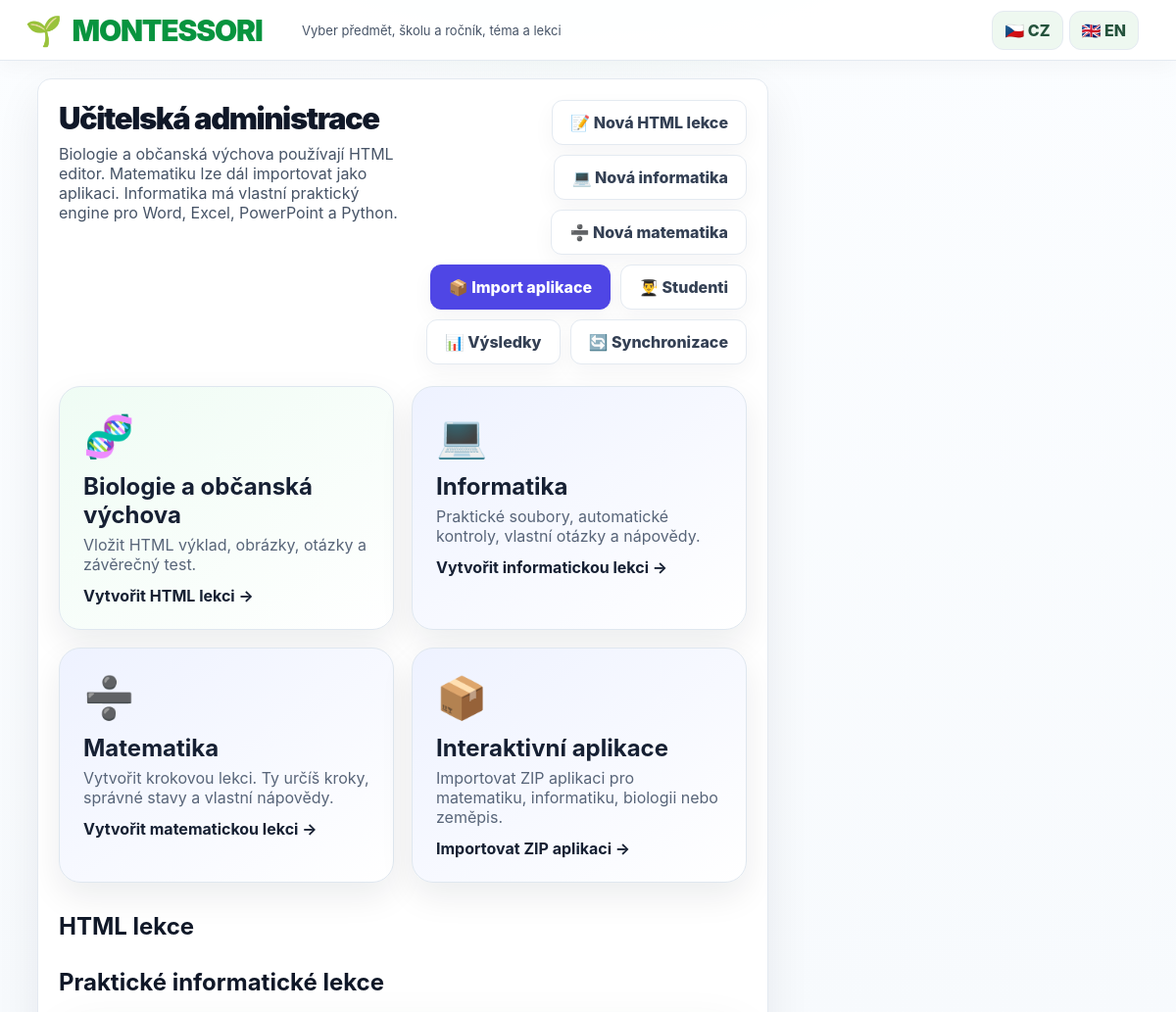
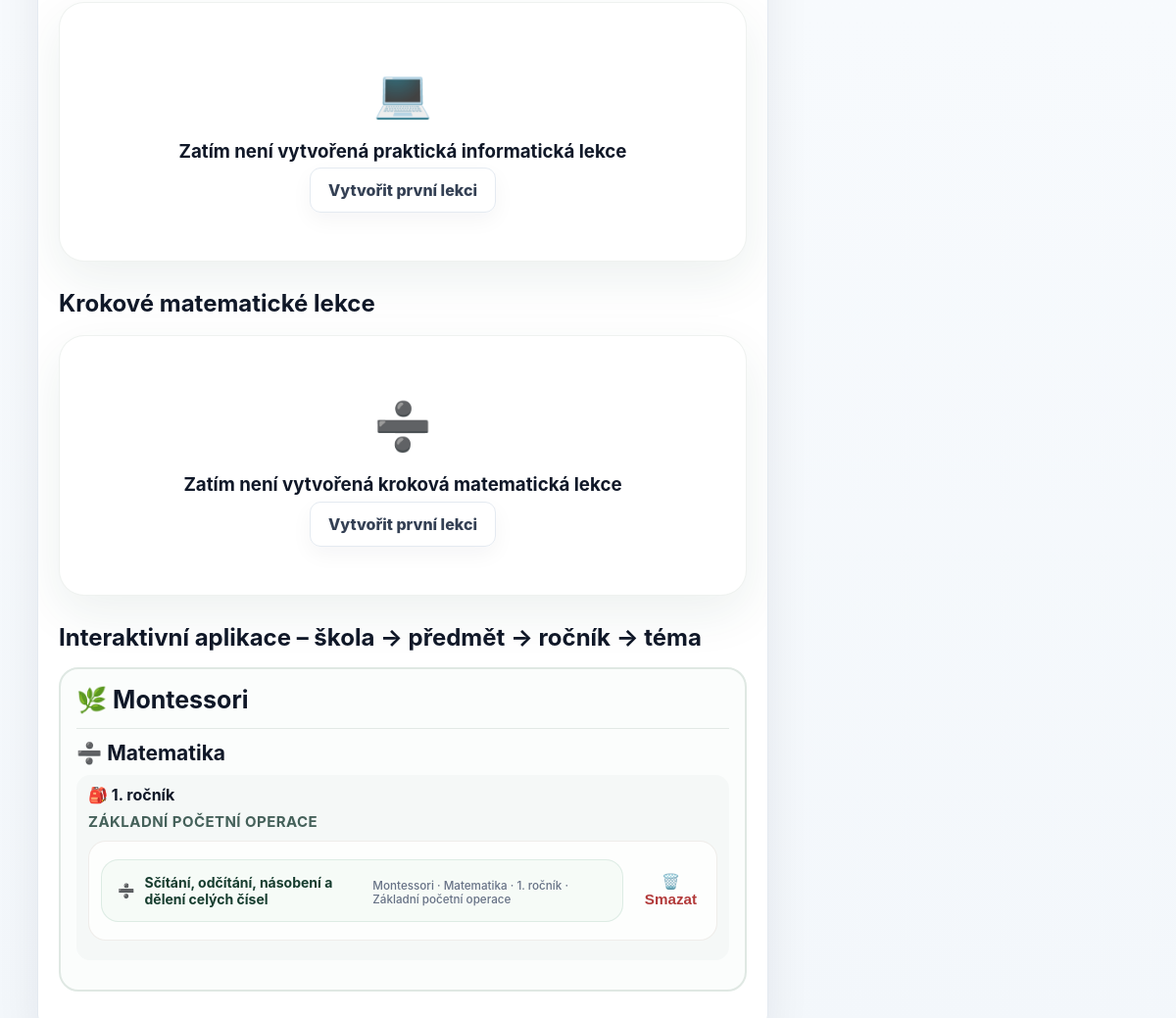
The app's page /teacher (signed in), older data (2 pictures, top to bottom).
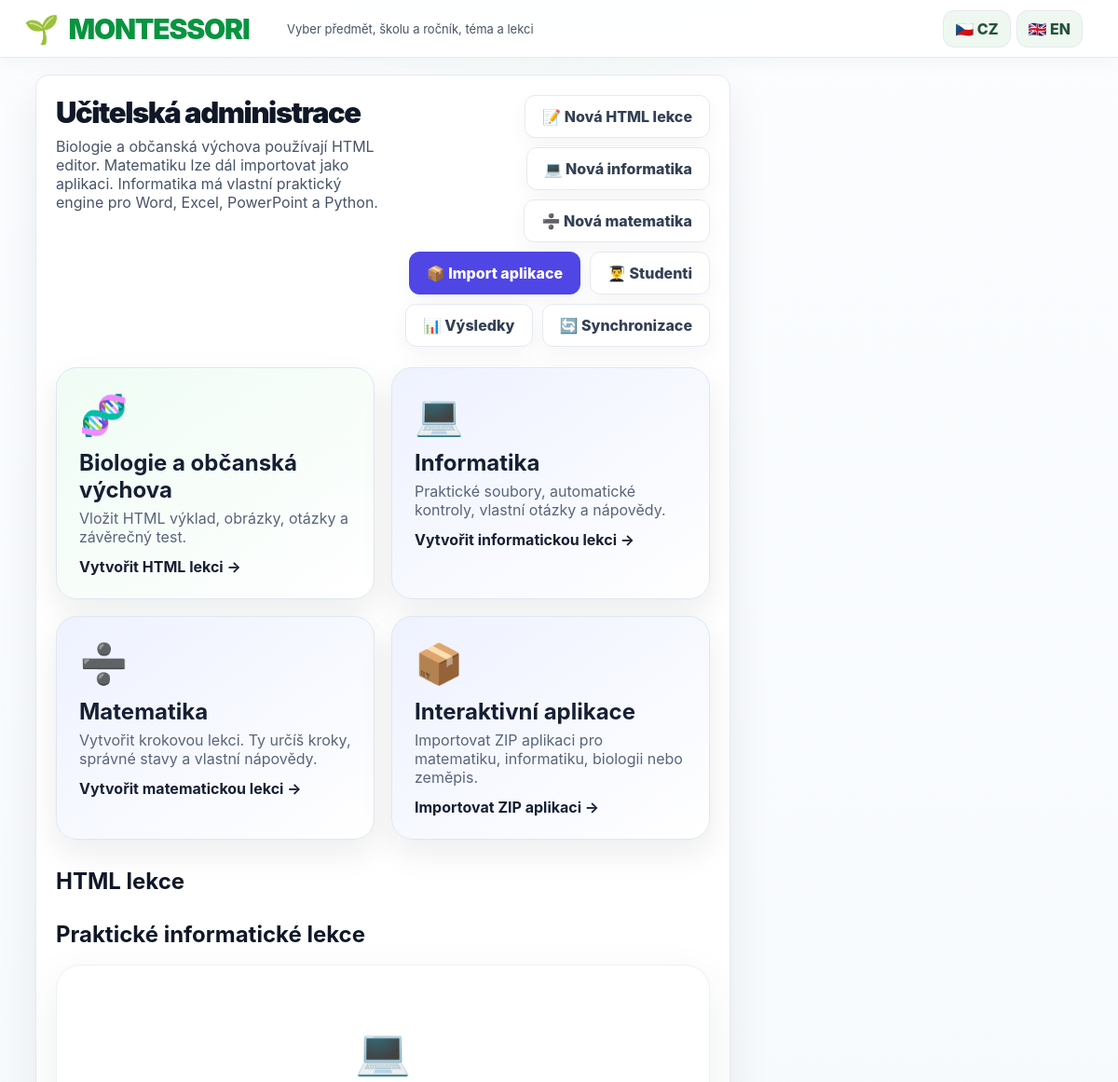
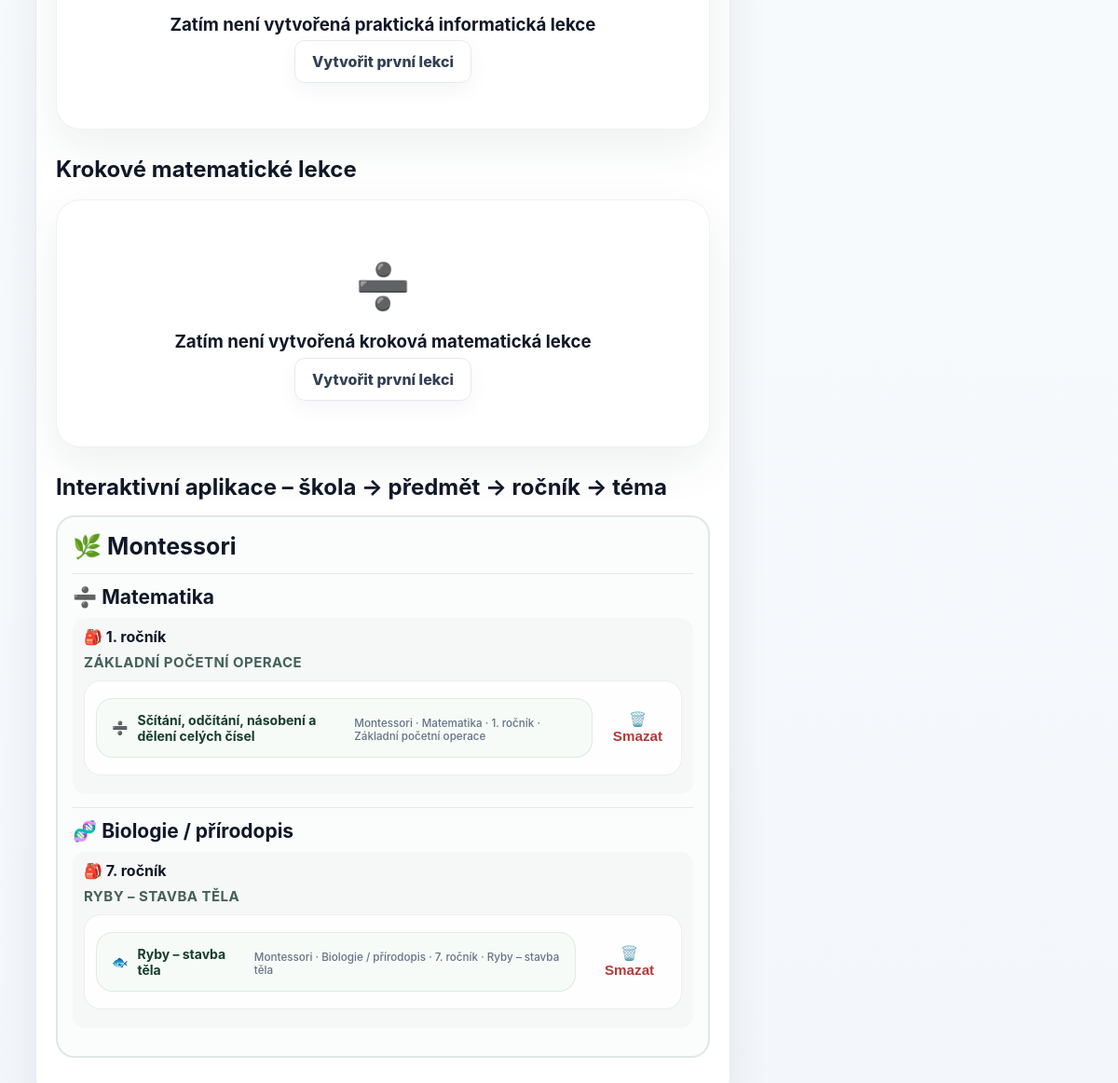
The same page, newer data (2 pictures, top to bottom).
### app.py (models this page shows)
class InteractiveLesson(db.Model):
    id = db.Column(db.Integer, primary_key=True)
    slug = db.Column(db.String(120), unique=True, nullable=False)
    subject = db.Column(db.String(40), nullable=False)
    school = db.Column(db.String(160), nullable=False)
    grade_name = db.Column(db.String(120), nullable=False)
    topic = db.Column(db.String(160), nullable=False)
    title = db.Column(db.String(220), nullable=False)
    description = db.Column(db.Text, default='')
    icon = db.Column(db.String(20), default='📘')
    package_dir = db.Column(db.String(255), nullable=False)
    is_published = db.Column(db.Boolean, default=True)
    imported_at = db.Column(db.DateTime, default=datetime.utcnow)

### app.py (the view)
@app.route('/teacher')
def teacher_home():
    r=require_teacher();
    if r: return r
    subjects = Subject.query.order_by(Subject.name).all()
    students = User.query.filter_by(role='student').order_by(User.name).all()
    interactive_lessons = InteractiveLesson.query.order_by(
        InteractiveLesson.subject,
        InteractiveLesson.school,
        InteractiveLesson.grade_name,
        InteractiveLesson.topic,
        InteractiveLesson.title
    ).all()
    informatics_lessons = InformaticsLesson.query.order_by(
        InformaticsLesson.school,
        InformaticsLesson.grade_name,
        InformaticsLesson.topic,
        InformaticsLesson.title
    ).all()
    math_lessons = MathLesson.query.order_by(
        MathLesson.school, MathLesson.grade_name, MathLesson.topic, MathLesson.title
    ).all()
    interactive_school_tree = interactive_hierarchy(False)
    return render_template(
        'teacher.html',
        course=course_from_lesson(None),
        subjects=subjects,
        students=students,
        student_rows=student_overview_rows(),
        interactive_lessons=interactive_lessons,
        interactive_school_tree=interactive_school_tree,
        informatics_lessons=informatics_lessons,
        math_lessons=math_lessons
    )

### app.py (called while the page is built)
def current_lang():
    lang = session.get('lang', 'cs')
    return lang if lang in ('cs','en') else 'cs'

def tr(value):
    if value is None: return ''
    return I18N.get(current_lang(), {}).get(str(value), str(value))

def strip_accents(s):
    return ''.join(c for c in unicodedata.normalize('NFD', str(s).lower()) if unicodedata.category(c) != 'Mn').strip()

def current_user():
    uid = session.get('uid')
    return db.session.get(User, uid) if uid else None

def last_result_for_student(user_id):
    return Result.query.filter_by(user_id=user_id).order_by(Result.created_at.desc()).first()

def current_progress_for_student(user_id):
    return StudentProgress.query.filter_by(user_id=user_id).order_by(StudentProgress.updated_at.desc()).first()

def last_informatics_submission_for_student(user_id):
    return InformaticsSubmission.query.filter(
        InformaticsSubmission.user_id == user_id,
        InformaticsSubmission.status != 'kontrola'
    ).order_by(InformaticsSubmission.created_at.desc()).first()

def last_math_attempt_for_student(user_id):
    return MathAttempt.query.filter(
        MathAttempt.user_id == user_id,
        MathAttempt.status != 'rozpracováno'
    ).order_by(MathAttempt.updated_at.desc()).first()

def student_overview_rows():
    rows = []
    for stu in User.query.filter_by(role='student').order_by(User.name).all():
        pr = current_progress_for_student(stu.id)
        res = last_result_for_student(stu.id)
        inf = last_informatics_submission_for_student(stu.id)
        math = last_math_attempt_for_student(stu.id)
        inf_grade = informatics_grade_from_percent(inf.percent) if inf else None
        rows.append({
            'student': stu,
            'progress': pr,
            'result': res,
            'informatics': inf,
            'informatics_grade': inf_grade,
            'math': math,
        })
    return rows

def require_login():
    if not current_user(): return redirect(url_for('login'))

def require_teacher():
    r = require_login()
    if r: return r
    if current_user().role != 'teacher': return redirect(url_for('dashboard'))

def course_from_lesson(lesson):
    if lesson:
        sub = lesson.block.grade.subject
        return {'subject': sub.name, 'grade': lesson.block.grade.name, 'block': lesson.block.title, 'icon': sub.icon}
    return {'subject': 'Montessori', 'grade': '', 'block': '', 'icon': '🌱'}

### templates/teacher.html (shortened to what this page needs)
{% extends 'base.html' %}
{% block content %}
<div class="layout dashboard-layout">
  <main class="main-card">
    <div class="title-row">
      <div>
        <h1>Učitelská administrace</h1>
        <p>Biologie a občanská výchova používají HTML editor. Matematiku lze dál importovat jako aplikaci. Informatika má vlastní praktický engine pro Word, Excel, PowerPoint a Python.</p>
      </div>
      <div class="teacher-actions">
        <a class="switch" href="{{ url_for('new_lesson') }}">📝 Nová HTML lekce</a>
        <a class="switch" href="{{ url_for('new_informatics_lesson') }}">💻 Nová informatika</a>
        <a class="switch" href="{{ url_for('new_math_lesson') }}">➗ Nová matematika</a>
        <a class="switch import-action" href="{{ url_for('import_interactive_lesson') }}">📦 Import aplikace</a>
        <a class="switch" href="{{ url_for('teacher_students') }}">👨‍🎓 Studenti</a>
        <a class="switch" href="{{ url_for('teacher_database') }}">📊 Výsledky</a>
<a class="switch" href="{{ url_for('teacher_sync') }}">🔄 Synchronizace</a>
      </div>
    </div>
    <section class="admin-choice-grid">
      <a class="admin-choice html-choice" href="{{ url_for('new_lesson') }}">
        <span>🧬</span>
        <div><h2>Biologie a občanská výchova</h2><p>Vložit HTML výklad, obrázky, otázky a závěrečný test.</p></div>
        <b>Vytvořit HTML lekci →</b>
      </a>
      <a class="admin-choice app-choice" href="{{ url_for('new_informatics_lesson') }}">
        <span>💻</span>
        <div><h2>Informatika</h2><p>Praktické soubory, automatické kontroly, vlastní otázky a nápovědy.</p></div>
        <b>Vytvořit informatickou lekci →</b>
      </a>
      <a class="admin-choice app-choice" href="{{ url_for('new_math_lesson') }}">
        <span>➗</span>
        <div><h2>Matematika</h2><p>Vytvořit krokovou lekci. Ty určíš kroky, správné stavy a vlastní nápovědy.</p></div>
        <b>Vytvořit matematickou lekci →</b>
      </a>
      <a class="admin-choice app-choice" href="{{ url_for('import_interactive_lesson') }}">
        <span>📦</span>
        <div><h2>Interaktivní aplikace</h2><p>Importovat ZIP aplikaci pro matematiku, informatiku, biologii nebo zeměpis.</p></div>
        <b>Importovat ZIP aplikaci →</b>
      </a>
    </section>
    <h2 class="section-heading">HTML lekce</h2>
    <h2 class="section-heading">Praktické informatické lekce</h2>
    <section class="course-card">
      {% if informatics_lessons %}
        {% for l in informatics_lessons %}
        <div class="teacher-lesson-row">
          <a class="lesson-row big" href="{{url_for('informatics_lesson',lesson_id=l.id)}}">
            💻 <b>{{l.title}}</b><small>{{l.school}} · {{l.grade_name}} · {{l.topic}}</small>
          </a>
          <div class="row-actions">
            <a class="toplink" href="{{url_for('edit_informatics_lesson',lesson_id=l.id)}}">✏️ Upravit</a>
            <form method="post" action="{{url_for('delete_informatics_lesson',lesson_id=l.id)}}" onsubmit="return confirm('Smazat informatickou lekci {{l.title}}?');">
              <button class="link-button danger" type="submit">🗑️ Smazat</button>
            </form>
          </div>
        </div>
        {% endfor %}
      {% else %}
        <div class="empty-admin-state"><span>💻</span><h3>Zatím není vytvořená praktická informatická lekce</h3>
        <a class="switch" href="{{url_for('new_informatics_lesson')}}">Vytvořit první lekci</a></div>
      {% endif %}
    </section>
    <h2 class="section-heading">Krokové matematické lekce</h2>
    <section class="course-card">
      {% if math_lessons %}
        {% for l in math_lessons %}
        <div class="teacher-lesson-row">
          <a class="lesson-row big" href="{{url_for('math_lesson',lesson_id=l.id)}}">
            ➗ <b>{{l.title}}</b><small>{{l.school}} · {{l.grade_name}} · {{l.topic}}</small>
          </a>
          <div class="row-actions">
            <a class="toplink" href="{{url_for('edit_math_lesson',lesson_id=l.id)}}">✏️ Upravit</a>
            <form method="post" action="{{url_for('delete_math_lesson',lesson_id=l.id)}}" onsubmit="return confirm('Smazat matematickou lekci {{l.title}}?');">
              <button class="link-button danger" type="submit">🗑️ Smazat</button>
            </form>
          </div>
        </div>
        {% endfor %}
      {% else %}
        <div class="empty-admin-state"><span>➗</span><h3>Zatím není vytvořená kroková matematická lekce</h3>
        <a class="switch" href="{{url_for('new_math_lesson')}}">Vytvořit první lekci</a></div>
      {% endif %}
    </section>
    <h2 class="section-heading">Interaktivní aplikace – škola → předmět → ročník → téma</h2>
    {% set any_interactive = namespace(value=false) %}
    {% for school_key, school in interactive_school_tree.items() %}
      {% if school.subjects %}
        {% set any_interactive.value = true %}
        <section class="school-admin">
          <h2>{{ school.icon }} {{ school.name }}</h2>
          {% for subject_key, subject in school.subjects.items() %}
            <div class="subject-admin">
              <h3>{{ subject.icon }} {{ subject.name }}</h3>
              {% for grade_name, grade in subject.grades.items() %}
                <div class="grade-admin">
                  <h4>🎒 {{ grade_name }}</h4>
                  {% for topic, lessons_in_topic in grade.topics.items() %}
                    <div class="topic-admin">
                      <h5>{{ topic }}</h5>
                      {% for l in lessons_in_topic %}
                        <div class="teacher-lesson-row">
                          <a class="lesson-row big" href="{{ url_for('interactive_lesson', slug=l.slug) }}">
                            {{ l.icon }} <b>{{ l.title }}</b>
                            <small>{{ school.name }} · {{ subject.name }} · {{ l.grade_name }} · {{ l.topic }}</small>
                          </a>
                          <div class="row-actions">
                            <form method="post" action="{{ url_for('delete_interactive_lesson', lesson_id=l.id) }}" onsubmit="return confirm('Smazat interaktivní lekci {{ l.title }} včetně jejích výsledků?');">
                              <button class="link-button danger" type="submit">🗑️ Smazat</button>
                            </form>
                          </div>
                        </div>
                      {% endfor %}
                    </div>
                  {% endfor %}
                </div>
              {% endfor %}
            </div>
          {% endfor %}
        </section>
      {% endif %}
    {% endfor %}
  </main>
</div>
{% endblock %}

### templates/base.html (shortened to what this page needs)
<!doctype html>
<html lang="{{ lang }}">
<head>
  <link rel="stylesheet" href="{{ url_for('static', filename='css/style.css') }}">
</head>
<body{% if user and user.role == 'student' and lesson and lesson._id is defined %} data-focus-guard="1"{% endif %}>
<header class="topbar">
  <a class="brand brand-link" href="{{ url_for('portal') if user else url_for('login') }}"><div class="leaf">{{ course.icon }}</div><div class="brand-title">{{ course.subject|upper }}</div>{% if course.grade %}<span class="pill">{{ course.grade }}</span>{% endif %}</a>
  <div class="crumbs">{% if user and lesson %}{{ course.subject }} {{ course.grade }} <span>›</span> {{ lesson.block }} <span>›</span> <b>{{ lesson.title }}</b>{% elif user %}{{ t('Vyber předmět, školu a ročník, téma a lekci') }}{% else %}{{ t('Přihlášení') }}{% endif %}</div>
  <div class="lang-switch" style="display:flex;gap:6px;align-items:center;margin-left:auto;margin-right:12px">
    <a class="toplink" href="{{ url_for('set_language', lang='cs') }}" {% if lang=='cs' %}style="font-weight:800"{% endif %}>🇨🇿 CZ</a>
    <a class="toplink" href="{{ url_for('set_language', lang='en') }}" {% if lang=='en' %}style="font-weight:800"{% endif %}>🇬🇧 EN</a>
  </div>
</header>
{% block content %}{% endblock %}
</body>
</html>

### static/css/style.css (style rules this page uses)
:root { --green:#08943f;--green2:#16a34a;--green3:#eaf8ef;--blue:#0b72ef; --navy:#071a2d;--navy2:#0a2a45;--text:#101828;--muted:#667085; --line:#e4eaf1;--line2:#edf1f6;--bg:#f5f8fb;--card:#fff; --shadow:0 18px 46px rgba(15,23,42,.075);--soft:0 8px 22px rgba(15,23,42,.045); }
* { box-sizing:border-box }
html { scroll-behavior:smooth }
body { margin:0;font-family:Inter,Segoe UI,Arial,sans-serif;color:var(--text);background:#f5f8fb;background-image:radial-gradient(700px 240px at 50% -80px,rgba(34,197,94,.11),transparent 70%),linear-gradient(180deg,#fbfdff,#f3f7fb) }
.topbar { height:62px;background:rgba(255,255,255,.96);border-bottom:1px solid var(--line);display:flex;align-items:center;gap:22px;padding:0 26px;position:sticky;top:0;z-index:30;box-shadow:0 6px 22px rgba(15,23,42,.035) }
.brand { display:flex;align-items:center;gap:10px;min-width:290px }
.leaf { font-size:30px }
.brand-title { font-size:30px;line-height:1;color:var(--green);font-weight:950;letter-spacing:-.04em }
.crumbs { font-size:13px;color:#475467;flex:1;white-space:nowrap;overflow:hidden;text-overflow:ellipsis }
.layout { max-width:1510px;margin:0 auto;padding:18px 18px 16px;display:grid;grid-template-columns:285px minmax(720px,1fr) 286px;gap:18px;align-items:start }
.lesson-row { display:flex;align-items:center;gap:10px;color:#fff;text-decoration:none;border-radius:11px;padding:13px 11px;margin:8px 0;font-size:14px;font-weight:850;transition:.15s }
.main-card { background:#fff;border:1px solid var(--line);border-radius:14px;box-shadow:var(--shadow);padding:21px;overflow:hidden }
.title-row { display:flex;justify-content:space-between;align-items:flex-start;gap:14px }
.title-row h1 { margin:0 0 8px;font-size:31px;font-weight:950;letter-spacing:-.045em }
.title-row p { margin:0;color:#475467 }
.switch { border:1px solid var(--line);border-radius:11px;background:#fff;color:#344054;text-decoration:none;padding:12px 18px;font-weight:800;box-shadow:var(--soft) }
@media (max-width:1350px) { .layout { grid-template-columns:245px minmax(640px,1fr);max-width:1160px } }
@media (max-width:1350px) { .brand { min-width:260px } }
.toplink { border:1px solid var(--line);border-radius:10px;padding:8px 10px;text-decoration:none;color:#344054;font-weight:850;background:#fff }
.dashboard-layout { grid-template-columns:1fr 360px }
.course-card { background:#fff;border-radius:26px;padding:24px;margin:18px 0;box-shadow:0 18px 50px rgba(31,77,61,.08);border:1px solid rgba(50,90,70,.08) }
.lesson-row.big { display:inline-flex;background:#f6fbf7;border-radius:18px;padding:14px 16px;text-decoration:none;color:#173d2f;border:1px solid rgba(46,125,88,.12) }
.toplink { background:#eef8f0;border-radius:12px;padding:9px 12px;text-decoration:none;color:#24523c;font-weight:800 }
.teacher-actions { display:flex;gap:10px;flex-wrap:wrap;justify-content:flex-end }
.teacher-lesson-row { display:flex; align-items:center; justify-content:space-between; gap:14px; margin:10px 0; padding:10px 12px; border-radius:18px; background:rgba(255,255,255,.78); border:1px solid rgba(121, 94, 63, .10); }
.row-actions { display:flex; align-items:center; gap:10px; flex-wrap:wrap; justify-content:flex-end; }
.row-actions form { display:inline; margin:0; }
.link-button { border:0; background:transparent; color:#5c7f49; font-weight:800; cursor:pointer; font-size:.95rem; padding:6px 8px; border-radius:10px; }
.link-button.danger { color:#b23a3a; }
.brand-link { text-decoration:none;color:inherit }
.admin-choice-grid { display:grid; grid-template-columns:repeat(2,minmax(0,1fr)); gap:18px; margin:22px 0 30px; }
.admin-choice { display:flex; flex-direction:column; gap:12px; padding:24px; border-radius:22px; text-decoration:none; color:#162033; border:1px solid #dfe7ef; box-shadow:0 14px 34px rgba(15,23,42,.08); transition:.18s ease; }
.admin-choice > span { font-size:42px; }
.admin-choice h2 { margin:0 0 6px; }
.admin-choice p { margin:0; color:#586579; }
.html-choice { background:linear-gradient(145deg,#effcf4,#ffffff); }
.app-choice { background:linear-gradient(145deg,#eef2ff,#ffffff); }
.import-action { background:#4f46e5!important; color:white!important; border-color:#4f46e5!important; }
.section-heading { margin:28px 0 12px; }
.lesson-row small { display:block; margin-top:5px; color:#677286; font-weight:500; }
.empty-admin-state { text-align:center; padding:38px 20px; }
.empty-admin-state > span { font-size:48px; }

Row changes from the older to the newer data that the page shows:
added InteractiveLesson: subject "MONTESSORI", grade_name "7. ročník", topic "RYBY – STAVBA TĚLA", icon "🐟", title "Ryby – stavba těla", name "Montessori", name "Biologie / přírodopis", topic "Ryby – stavba těla"
Text that changed along with them:
{{ course.subject|upper }}: "MONTESSORI" → (not shown)
new list line: "🧬 Biologie / přírodopis"
